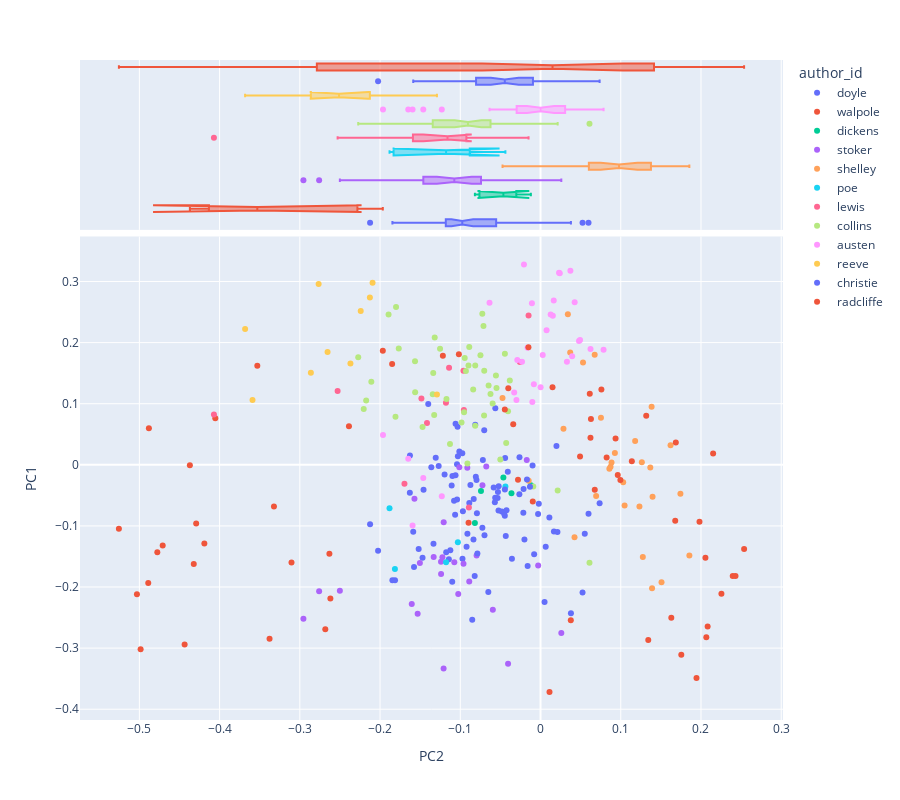

Notebook cell for this chart:
### Markdown cell above
## Question 3:
In the third PC, which author has, by far, the maximum range?

### Answer 3:
**Radcliffe has the largest range along the third PC**

### Code cell
fig = vis_pcs(DCM, 2, 1)
fig

### Figure 1 — Plotly figure (JSON) as saved in the notebook; plotly's stock layout.template omitted (floating-point values rounded to 4 significant figures)
{"data": [{"hovertemplate": "<b>%{hovertext}</b><br><br>author_id=doyle<br>PC2=%{x}<br>PC1=%{y}<extra></extra>", "hovertext": ["doyle: adventures 01", "doyle: adventures 02", "doyle: adventures 03", "doyle: adventures 04", "doyle: adventures 05", "doyle: adventures 06", "doyle: adventures 07", "doyle: adventures 08", "doyle: adventures 09", "doyle: adventures 10", "doyle: adventures 11", "doyle: adventures 12", "doyle: baskervilles 01", "doyle: baskervilles 02", "doyle: baskervilles 03", "doyle: baskervilles 04", "doyle: baskervilles 05", "doyle: baskervilles 06", "doyle: baskervilles 07", "doyle: baskervilles 08", "doyle: baskervilles 09", "doyle: baskervilles 10", "doyle: baskervilles 11", "doyle: baskervilles 12", "doyle: baskervilles 13", "doyle: baskervilles 14", "doyle: baskervilles 15", "doyle: scarlet 01", "doyle: scarlet 02", "doyle: scarlet 03", "doyle: scarlet 04", "doyle: scarlet 05", "doyle: scarlet 06", "doyle: scarlet 07", "doyle: scarlet 08", "doyle: scarlet 09", "doyle: scarlet 10", "doyle: scarlet 11", "doyle: scarlet 12", "doyle: scarlet 13", "doyle: scarlet 14", "doyle: signoffour 01", "doyle: signoffour 02", "doyle: signoffour 03", "doyle: signoffour 04", "doyle: signoffour 05", "doyle: signoffour 06", "doyle: signoffour 07", "doyle: signoffour 08", "doyle: signoffour 09", "doyle: signoffour 10", "doyle: signoffour 11", "doyle: signoffour 12"], "legendgroup": "doyle", "marker": {"color": "#636efa", "symbol": "circle"}, "mode": "markers", "name": "doyle", "orientation": "v", "showlegend": true, "type": "scatter", "x": [-0.1629, -0.1065, -0.1059, -0.09751, -0.08325, -0.1814, -0.104, -0.2124, -0.1577, -0.1399, -0.1627, -0.1458, -0.04079, -0.1041, -0.05689, -0.08064, -0.103, -0.06506, -0.02637, -0.1059, -0.08358, -0.04829, -0.1012, -0.06984, -0.1269, -0.08512, -0.1034, -0.0454, -0.05215, -0.1143, -0.09727, -0.1124, -0.1196, -0.1334, 0.05238, 0.05983, -0.04409, -0.03563, 0.0379, -0.1471, -0.08877, -0.07185, -0.05634, -0.04528, -0.08134, -0.1846, -0.1519, -0.11, -0.01604, -0.1078, 0.005035, -0.09113, -0.1176], "xaxis": "x", "y": [-0.04578, -0.08191, 0.06716, 0.01882, -0.05608, -0.1891, -0.05691, -0.09708, -0.1672, 0.09952, 0.01531, -0.04077, -0.01118, 0.0009452, -0.06128, -0.01944, 0.01408, -0.208, -0.04814, -0.01715, -0.1222, -0.07631, 0.02199, -0.1153, -0.00184, -0.2535, 0.06232, -0.07746, -0.03529, -0.1547, -0.1537, -0.1397, -0.01591, -0.1292, -0.2091, -0.07989, 0.01118, -0.1539, -0.243, -0.1521, -0.0626, 0.007785, 0.09267, -0.0801, 0.0656, -0.1888, -0.1377, -0.1913, -0.1657, -0.05894, -0.2247, -0.113, -0.1432], "yaxis": "y"}, {"alignmentgroup": "True", "hovertemplate": "<b>%{hovertext}</b><br><br>author_id=doyle<br>PC2=%{x}<extra></extra>", "hovertext": ["doyle: adventures 01", "doyle: adventures 02", "doyle: adventures 03", "doyle: adventures 04", "doyle: adventures 05", "doyle: adventures 06", "doyle: adventures 07", "doyle: adventures 08", "doyle: adventures 09", "doyle: adventures 10", "doyle: adventures 11", "doyle: adventures 12", "doyle: baskervilles 01", "doyle: baskervilles 02", "doyle: baskervilles 03", "doyle: baskervilles 04", "doyle: baskervilles 05", "doyle: baskervilles 06", "doyle: baskervilles 07", "doyle: baskervilles 08", "doyle: baskervilles 09", "doyle: baskervilles 10", "doyle: baskervilles 11", "doyle: baskervilles 12", "doyle: baskervilles 13", "doyle: baskervilles 14", "doyle: baskervilles 15", "doyle: scarlet 01", "doyle: scarlet 02", "doyle: scarlet 03", "doyle: scarlet 04", "doyle: scarlet 05", "doyle: scarlet 06", "doyle: scarlet 07", "doyle: scarlet 08", "doyle: scarlet 09", "doyle: scarlet 10", "doyle: scarlet 11", "doyle: scarlet 12", "doyle: scarlet 13", "doyle: scarlet 14", "doyle: signoffour 01", "doyle: signoffour 02", "doyle: signoffour 03", "doyle: signoffour 04", "doyle: signoffour 05", "doyle: signoffour 06", "doyle: signoffour 07", "doyle: signoffour 08", "doyle: signoffour 09", "doyle: signoffour 10", "doyle: signoffour 11", "doyle: signoffour 12"], "legendgroup": "doyle", "marker": {"color": "#636efa", "symbol": "circle"}, "name": "doyle", "notched": true, "offsetgroup": "doyle", "showlegend": false, "type": "box", "x": [-0.1629, -0.1065, -0.1059, -0.09751, -0.08325, -0.1814, -0.104, -0.2124, -0.1577, -0.1399, -0.1627, -0.1458, -0.04079, -0.1041, -0.05689, -0.08064, -0.103, -0.06506, -0.02637, -0.1059, -0.08358, -0.04829, -0.1012, -0.06984, -0.1269, -0.08512, -0.1034, -0.0454, -0.05215, -0.1143, -0.09727, -0.1124, -0.1196, -0.1334, 0.05238, 0.05983, -0.04409, -0.03563, 0.0379, -0.1471, -0.08877, -0.07185, -0.05634, -0.04528, -0.08134, -0.1846, -0.1519, -0.11, -0.01604, -0.1078, 0.005035, -0.09113, -0.1176], "xaxis": "x2", "yaxis": "y2"}, {"hovertemplate": "<b>%{hovertext}</b><br><br>author_id=walpole<br>PC2=%{x}<br>PC1=%{y}<extra></extra>", "hovertext": ["walpole: castleofotranto 01", "walpole: castleofotranto 02", "walpole: castleofotranto 03", "walpole: castleofotranto 04", "walpole: castleofotranto 05"], "legendgroup": "walpole", "marker": {"color": "#EF553B", "symbol": "circle"}, "mode": "markers", "name": "walpole", "orientation": "v", "showlegend": true, "type": "scatter", "x": [-0.437, -0.353, -0.4054, -0.1966, -0.2388], "xaxis": "x", "y": [-0.000669, 0.1622, 0.07613, 0.1866, 0.06304], "yaxis": "y"}, {"alignmentgroup": "True", "hovertemplate": "<b>%{hovertext}</b><br><br>author_id=walpole<br>PC2=%{x}<extra></extra>", "hovertext": ["walpole: castleofotranto 01", "walpole: castleofotranto 02", "walpole: castleofotranto 03", "walpole: castleofotranto 04", "walpole: castleofotranto 05"], "legendgroup": "walpole", "marker": {"color": "#EF553B", "symbol": "circle"}, "name": "walpole", "notched": true, "offsetgroup": "walpole", "showlegend": false, "type": "box", "x": [-0.437, -0.353, -0.4054, -0.1966, -0.2388], "xaxis": "x2", "yaxis": "y2"}, {"hovertemplate": "<b>%{hovertext}</b><br><br>author_id=dickens<br>PC2=%{x}<br>PC1=%{y}<extra></extra>", "hovertext": ["dickens: christmascarole 01", "dickens: christmascarole 02", "dickens: christmascarole 03", "dickens: christmascarole 04", "dickens: christmascarole 05"], "legendgroup": "dickens", "marker": {"color": "#00cc96", "symbol": "circle"}, "mode": "markers", "name": "dickens", "orientation": "v", "showlegend": true, "type": "scatter", "x": [-0.0818, -0.03622, -0.01202, -0.07422, -0.0463], "xaxis": "x", "y": [-0.09513, -0.04641, -0.03347, -0.04268, -0.02076], "yaxis": "y"}, {"alignmentgroup": "True", "hovertemplate": "<b>%{hovertext}</b><br><br>author_id=dickens<br>PC2=%{x}<extra></extra>", "hovertext": ["dickens: christmascarole 01", "dickens: christmascarole 02", "dickens: christmascarole 03", "dickens: christmascarole 04", "dickens: christmascarole 05"], "legendgroup": "dickens", "marker": {"color": "#00cc96", "symbol": "circle"}, "name": "dickens", "notched": true, "offsetgroup": "dickens", "showlegend": false, "type": "box", "x": [-0.0818, -0.03622, -0.01202, -0.07422, -0.0463], "xaxis": "x2", "yaxis": "y2"}, {"hovertemplate": "<b>%{hovertext}</b><br><br>author_id=stoker<br>PC2=%{x}<br>PC1=%{y}<extra></extra>", "hovertext": ["stoker: dracula 01", "stoker: dracula 02", "stoker: dracula 03", "stoker: dracula 04", "stoker: dracula 05", "stoker: dracula 06", "stoker: dracula 07", "stoker: dracula 08", "stoker: dracula 09", "stoker: dracula 10", "stoker: dracula 11", "stoker: dracula 12", "stoker: dracula 13", "stoker: dracula 14", "stoker: dracula 15", "stoker: dracula 16", "stoker: dracula 17", "stoker: dracula 18", "stoker: dracula 19", "stoker: dracula 20", "stoker: dracula 21", "stoker: dracula 22", "stoker: dracula 23", "stoker: dracula 24", "stoker: dracula 25", "stoker: dracula 26", "stoker: dracula 27"], "legendgroup": "stoker", "marker": {"color": "#ab63fa", "symbol": "circle"}, "mode": "markers", "name": "stoker", "orientation": "v", "showlegend": true, "type": "scatter", "x": [-0.04044, -0.2501, -0.2759, -0.2955, -0.01714, -0.002936, 0.02592, -0.1239, -0.09125, -0.1332, -0.1075, -0.1223, -0.1012, -0.07236, -0.124, -0.1026, -0.06762, -0.1571, -0.1605, -0.1207, -0.1531, -0.1504, -0.08884, -0.096, -0.07967, -0.05943, -0.1208], "xaxis": "x", "y": [-0.3257, -0.2062, -0.2069, -0.2521, 0.007717, -0.1649, -0.2752, -0.1789, -0.00469, -0.1509, -0.1594, -0.1512, -0.004062, -0.0334, -0.1585, -0.2113, -0.002714, -0.05557, -0.2279, -0.09389, -0.2439, -0.1606, -0.191, -0.1621, -0.1485, -0.2373, -0.3332], "yaxis": "y"}, {"alignmentgroup": "True", "hovertemplate": "<b>%{hovertext}</b><br><br>author_id=stoker<br>PC2=%{x}<extra></extra>", "hovertext": ["stoker: dracula 01", "stoker: dracula 02", "stoker: dracula 03", "stoker: dracula 04", "stoker: dracula 05", "stoker: dracula 06", "stoker: dracula 07", "stoker: dracula 08", "stoker: dracula 09", "stoker: dracula 10", "stoker: dracula 11", "stoker: dracula 12", "stoker: dracula 13", "stoker: dracula 14", "stoker: dracula 15", "stoker: dracula 16", "stoker: dracula 17", "stoker: dracula 18", "stoker: dracula 19", "stoker: dracula 20", "stoker: dracula 21", "stoker: dracula 22", "stoker: dracula 23", "stoker: dracula 24", "stoker: dracula 25", "stoker: dracula 26", "stoker: dracula 27"], "legendgroup": "stoker", "marker": {"color": "#ab63fa", "symbol": "circle"}, "name": "stoker", "notched": true, "offsetgroup": "stoker", "showlegend": false, "type": "box", "x": [-0.04044, -0.2501, -0.2759, -0.2955, -0.01714, -0.002936, 0.02592, -0.1239, -0.09125, -0.1332, -0.1075, -0.1223, -0.1012, -0.07236, -0.124, -0.1026, -0.06762, -0.1571, -0.1605, -0.1207, -0.1531, -0.1504, -0.08884, -0.096, -0.07967, -0.05943, -0.1208], "xaxis": "x2", "yaxis": "y2"}, {"hovertemplate": "<b>%{hovertext}</b><br><br>author_id=shelley<br>PC2=%{x}<br>PC1=%{y}<extra></extra>", "hovertext": ["shelley: frankenstein 29", "shelley: frankenstein 30", "shelley: frankenstein 31", "shelley: frankenstein 32", "shelley: frankenstein 33", "shelley: frankenstein 34", "shelley: frankenstein 35", "shelley: frankenstein 36", "shelley: frankenstein 37", "shelley: frankenstein 38", "shelley: frankenstein 39", "shelley: frankenstein 40", "shelley: frankenstein 41", "shelley: frankenstein 42", "shelley: frankenstein 43", "shelley: frankenstein 44", "shelley: frankenstein 45", "shelley: frankenstein 46", "shelley: frankenstein 47", "shelley: frankenstein 48", "shelley: frankenstein 49", "shelley: frankenstein 50", "shelley: frankenstein 51", "shelley: frankenstein 52", "shelley: frankenstein 53", "shelley: frankenstein 54", "shelley: frankenstein 55", "shelley: frankenstein 56"], "legendgroup": "shelley", "marker": {"color": "#FFA15A", "symbol": "circle"}, "mode": "markers", "name": "shelley", "orientation": "v", "showlegend": true, "type": "scatter", "x": [0.1368, 0.05297, 0.0286, 0.08581, 0.03408, 0.09268, 0.07532, 0.08728, -0.01475, 0.06752, 0.08852, -0.04736, 0.1396, 0.139, 0.1275, 0.1263, 0.1179, 0.03699, 0.1621, 0.1855, 0.103, 0.1744, 0.1233, 0.1508, 0.06932, 0.1385, 0.04239, 0.1048], "xaxis": "x", "y": [-0.004553, 0.1676, 0.05886, -0.006273, 0.2466, 0.01928, 0.07686, -0.003297, -0.02595, 0.1803, 0.003617, 0.1093, -0.05237, -0.2019, -0.151, 0.004092, 0.03908, 0.184, 0.0322, -0.1486, -0.0287, -0.04742, -0.06832, -0.1922, -0.05111, 0.0949, -0.1184, -0.06647], "yaxis": "y"}, {"alignmentgroup": "True", "hovertemplate": "<b>%{hovertext}</b><br><br>author_id=shelley<br>PC2=%{x}<extra></extra>", "hovertext": ["shelley: frankenstein 29", "shelley: frankenstein 30", "shelley: frankenstein 31", "shelley: frankenstein 32", "shelley: frankenstein 33", "shelley: frankenstein 34", "shelley: frankenstein 35", "shelley: frankenstein 36", "shelley: frankenstein 37", "shelley: frankenstein 38", "shelley: frankenstein 39", "shelley: frankenstein 40", "shelley: frankenstein 41", "shelley: frankenstein 42", "shelley: frankenstein 43", "shelley: frankenstein 44", "shelley: frankenstein 45", "shelley: frankenstein 46", "shelley: frankenstein 47", "shelley: frankenstein 48", "shelley: frankenstein 49", "shelley: frankenstein 50", "shelley: frankenstein 51", "shelley: frankenstein 52", "shelley: frankenstein 53", "shelley: frankenstein 54", "shelley: frankenstein 55", "shelley: frankenstein 56"], "legendgroup": "shelley", "marker": {"color": "#FFA15A", "symbol": "circle"}, "name": "shelley", "notched": true, "offsetgroup": "shelley", "showlegend": false, "type": "box", "x": [0.1368, 0.05297, 0.0286, 0.08581, 0.03408, 0.09268, 0.07532, 0.08728, -0.01475, 0.06752, 0.08852, -0.04736, 0.1396, 0.139, 0.1275, 0.1263, 0.1179, 0.03699, 0.1621, 0.1855, 0.103, 0.1744, 0.1233, 0.1508, 0.06932, 0.1385, 0.04239, 0.1048], "xaxis": "x2", "yaxis": "y2"}, {"hovertemplate": "<b>%{hovertext}</b><br><br>author_id=poe<br>PC2=%{x}<br>PC1=%{y}<extra></extra>", "hovertext": ["poe: marieroget 01", "poe: pitandpendulum 01", "poe: reddeath 01", "poe: ruemorgue 01", "poe: usher 01"], "legendgroup": "poe", "marker": {"color": "#19d3f3", "symbol": "circle"}, "mode": "markers", "name": "poe", "orientation": "v", "showlegend": true, "type": "scatter", "x": [-0.04377, -0.1177, -0.1815, -0.1882, -0.103], "xaxis": "x", "y": [-0.03562, -0.1594, -0.1705, -0.0711, -0.1266], "yaxis": "y"}, {"alignmentgroup": "True", "hovertemplate": "<b>%{hovertext}</b><br><br>author_id=poe<br>PC2=%{x}<extra></extra>", "hovertext": ["poe: marieroget 01", "poe: pitandpendulum 01", "poe: reddeath 01", "poe: ruemorgue 01", "poe: usher 01"], "legendgroup": "poe", "marker": {"color": "#19d3f3", "symbol": "circle"}, "name": "poe", "notched": true, "offsetgroup": "poe", "showlegend": false, "type": "box", "x": [-0.04377, -0.1177, -0.1815, -0.1882, -0.103], "xaxis": "x2", "yaxis": "y2"}, {"hovertemplate": "<b>%{hovertext}</b><br><br>author_id=lewis<br>PC2=%{x}<br>PC1=%{y}<extra></extra>", "hovertext": ["lewis: monk 01", "lewis: monk 02", "lewis: monk 03", "lewis: monk 04", "lewis: monk 05", "lewis: monk 06", "lewis: monk 07", "lewis: monk 08", "lewis: monk 09", "lewis: monk 10", "lewis: monk 11", "lewis: monk 12"], "legendgroup": "lewis", "marker": {"color": "#FF6692", "symbol": "circle"}, "mode": "markers", "name": "lewis", "orientation": "v", "showlegend": true, "type": "scatter", "x": [-0.114, -0.0257, -0.1484, -0.4071, -0.01493, -0.09607, -0.1415, -0.1179, -0.2529, -0.1696, -0.09553, -0.0893], "xaxis": "x", "y": [0.159, 0.1683, 0.1084, 0.08226, 0.2444, 0.1541, 0.06863, 0.1015, 0.1209, -0.03094, 0.08958, -0.06971], "yaxis": "y"}, {"alignmentgroup": "True", "hovertemplate": "<b>%{hovertext}</b><br><br>author_id=lewis<br>PC2=%{x}<extra></extra>", "hovertext": ["lewis: monk 01", "lewis: monk 02", "lewis: monk 03", "lewis: monk 04", "lewis: monk 05", "lewis: monk 06", "lewis: monk 07", "lewis: monk 08", "lewis: monk 09", "lewis: monk 10", "lewis: monk 11", "lewis: monk 12"], "legendgroup": "lewis", "marker": {"color": "#FF6692", "symbol": "circle"}, "name": "lewis", "notched": true, "offsetgroup": "lewis", "showlegend": false, "type": "box", "x": [-0.114, -0.0257, -0.1484, -0.4071, -0.01493, -0.09607, -0.1415, -0.1179, -0.2529, -0.1696, -0.09553, -0.0893], "xaxis": "x2", "yaxis": "y2"}, {"hovertemplate": "<b>%{hovertext}</b><br><br>author_id=collins<br>PC2=%{x}<br>PC1=%{y}<extra></extra>", "hovertext": ["collins: moonstone 44", "collins: moonstone 45", "collins: moonstone 46", "collins: moonstone 47", "collins: moonstone 48", "collins: moonstone 49", "collins: moonstone 50", "collins: moonstone 51", "collins: moonstone 52", "collins: moonstone 53", "collins: moonstone 54", "collins: moonstone 55", "collins: moonstone 56", "collins: moonstone 57", "collins: moonstone 58", "collins: moonstone 59", "collins: moonstone 60", "collins: moonstone 61", "collins: moonstone 62", "collins: moonstone 63", "collins: moonstone 64", "collins: moonstone 65", "collins: moonstone 66", "collins: moonstone 67", "collins: moonstone 68", "collins: moonstone 69", "collins: moonstone 70", "collins: moonstone 71", "collins: moonstone 72", "collins: moonstone 73", "collins: moonstone 74", "collins: moonstone 75", "collins: moonstone 76", "collins: moonstone 77", "collins: moonstone 78", "collins: moonstone 79", "collins: moonstone 80", "collins: moonstone 81", "collins: moonstone 82", "collins: moonstone 83", "collins: moonstone 84", "collins: moonstone 85", "collins: moonstone 86", "collins: moonstone 87", "collins: moonstone 88", "collins: moonstone 89"], "legendgroup": "collins", "marker": {"color": "#B6E880", "symbol": "circle"}, "mode": "markers", "name": "collins", "orientation": "v", "showlegend": true, "type": "scatter", "x": [-0.05009, -0.08391, -0.04441, -0.04052, -0.04281, -0.07111, -0.0898, -0.09111, -0.07015, -0.06235, -0.09532, -0.2173, -0.1172, -0.1564, -0.1325, 0.02138, -0.1563, -0.09844, -0.08143, 0.06104, -0.09448, -0.1319, -0.1252, -0.08882, -0.2272, -0.2109, -0.1767, -0.2203, -0.08138, -0.03827, -0.1894, -0.1801, -0.07254, -0.06471, -0.093, -0.05558, -0.05967, -0.009014, -0.1343, -0.07486, -0.1337, -0.147, -0.05487, -0.07034, -0.1808, -0.1128], "xaxis": "x", "y": [0.008779, 0.1232, 0.1817, 0.08781, 0.03579, 0.2274, 0.1626, 0.00195, 0.154, 0.1157, 0.08591, 0.1054, 0.1077, 0.1697, 0.08153, -0.04196, 0.1186, 0.06945, 0.0641, -0.1601, 0.175, 0.2084, 0.1902, 0.1927, 0.1761, 0.1361, 0.1905, 0.09118, 0.1627, 0.1382, 0.246, 0.2584, 0.2473, 0.1299, 0.1534, 0.1463, 0.1002, -0.03545, 0.1155, 0.1794, 0.1503, 0.06198, 0.1256, 0.08055, 0.0786, 0.03405], "yaxis": "y"}, {"alignmentgroup": "True", "hovertemplate": "<b>%{hovertext}</b><br><br>author_id=collins<br>PC2=%{x}<extra></extra>", "hovertext": ["collins: moonstone 44", "collins: moonstone 45", "collins: moonstone 46", "collins: moonstone 47", "collins: moonstone 48", "collins: moonstone 49", "collins: moonstone 50", "collins: moonstone 51", "collins: moonstone 52", "collins: moonstone 53", "collins: moonstone 54", "collins: moonstone 55", "collins: moonstone 56", "collins: moonstone 57", "collins: moonstone 58", "collins: moonstone 59", "collins: moonstone 60", "collins: moonstone 61", "collins: moonstone 62", "collins: moonstone 63", "collins: moonstone 64", "collins: moonstone 65", "collins: moonstone 66", "collins: moonstone 67", "collins: moonstone 68", "collins: moonstone 69", "collins: moonstone 70", "collins: moonstone 71", "collins: moonstone 72", "collins: moonstone 73", "collins: moonstone 74", "collins: moonstone 75", "collins: moonstone 76", "collins: moonstone 77", "collins: moonstone 78", "collins: moonstone 79", "collins: moonstone 80", "collins: moonstone 81", "collins: moonstone 82", "collins: moonstone 83", "collins: moonstone 84", "collins: moonstone 85", "collins: moonstone 86", "collins: moonstone 87", "collins: moonstone 88", "collins: moonstone 89"], "legendgroup": "collins", "marker": {"color": "#B6E880", "symbol": "circle"}, "name": "collins", "notched": true, "offsetgroup": "collins", "showlegend": false, "type": "box", "x": [-0.05009, -0.08391, -0.04441, -0.04052, -0.04281, -0.07111, -0.0898, -0.09111, -0.07015, -0.06235, -0.09532, -0.2173, -0.1172, -0.1564, -0.1325, 0.02138, -0.1563, -0.09844, -0.08143, 0.06104, -0.09448, -0.1319, -0.1252, -0.08882, -0.2272, -0.2109, -0.1767, -0.2203, -0.08138, -0.03827, -0.1894, -0.1801, -0.07254, -0.06471, -0.093, -0.05558, -0.05967, -0.009014, -0.1343, -0.07486, -0.1337, -0.147, -0.05487, -0.07034, -0.1808, -0.1128], "xaxis": "x2", "yaxis": "y2"}, {"hovertemplate": "<b>%{hovertext}</b><br><br>author_id=austen<br>PC2=%{x}<br>PC1=%{y}<extra></extra>", "hovertext": ["austen: northangerabbey 01", "austen: northangerabbey 02", "austen: northangerabbey 03", "austen: northangerabbey 04", "austen: northangerabbey 05", "austen: northangerabbey 06", "austen: northangerabbey 07", "austen: northangerabbey 08", "austen: northangerabbey 09", "austen: northangerabbey 10", "austen: northangerabbey 11", "austen: northangerabbey 12", "austen: northangerabbey 13", "austen: northangerabbey 14", "austen: northangerabbey 15", "austen: northangerabbey 16", "austen: northangerabbey 17", "austen: northangerabbey 18", "austen: northangerabbey 19", "austen: northangerabbey 20", "austen: northangerabbey 21", "austen: northangerabbey 22", "austen: northangerabbey 23", "austen: northangerabbey 24", "austen: northangerabbey 25", "austen: northangerabbey 26", "austen: northangerabbey 27", "austen: northangerabbey 28", "austen: northangerabbey 29", "austen: northangerabbey 30", "austen: northangerabbey 31"], "legendgroup": "austen", "marker": {"color": "#FF97FF", "symbol": "circle"}, "mode": "markers", "name": "austen", "orientation": "v", "showlegend": true, "type": "scatter", "x": [0.03941, 0.002746, -0.02308, 0.04795, 0.0329, -0.03003, 0.0001081, 0.01535, -0.03283, 0.01263, -0.1648, -0.008289, -0.06355, -0.01616, 0.02309, 0.03724, 0.07859, 0.01646, 0.04256, -0.123, -0.1595, -0.0102, -0.1461, -0.1963, 0.02401, 0.0623, 0.007571, -0.02896, 0.04925, -0.02064, -0.01072], "xaxis": "x", "y": [0.1778, 0.1797, 0.1688, 0.2026, 0.1687, 0.1062, 0.1268, 0.2438, 0.1183, 0.2461, 0.009917, 0.1318, 0.2653, 0.1915, 0.3142, 0.3175, 0.1884, 0.2689, 0.2661, -0.05152, -0.09945, 0.1028, -0.02162, 0.04895, 0.3135, 0.1895, 0.2204, 0.1715, 0.2042, 0.328, 0.2646], "yaxis": "y"}, {"alignmentgroup": "True", "hovertemplate": "<b>%{hovertext}</b><br><br>author_id=austen<br>PC2=%{x}<extra></extra>", "hovertext": ["austen: northangerabbey 01", "austen: northangerabbey 02", "austen: northangerabbey 03", "austen: northangerabbey 04", "austen: northangerabbey 05", "austen: northangerabbey 06", "austen: northangerabbey 07", "austen: northangerabbey 08", "austen: northangerabbey 09", "austen: northangerabbey 10", "austen: northangerabbey 11", "austen: northangerabbey 12", "austen: northangerabbey 13", "austen: northangerabbey 14", "austen: northangerabbey 15", "austen: northangerabbey 16", "austen: northangerabbey 17", "austen: northangerabbey 18", "austen: northangerabbey 19", "austen: northangerabbey 20", "austen: northangerabbey 21", "austen: northangerabbey 22", "austen: northangerabbey 23", "austen: northangerabbey 24", "austen: northangerabbey 25", "austen: northangerabbey 26", "austen: northangerabbey 27", "austen: northangerabbey 28", "austen: northangerabbey 29", "austen: northangerabbey 30", "austen: northangerabbey 31"], "legendgroup": "austen", "marker": {"color": "#FF97FF", "symbol": "circle"}, "name": "austen", "notched": true, "offsetgroup": "austen", "showlegend": false, "type": "box", "x": [0.03941, 0.002746, -0.02308, 0.04795, 0.0329, -0.03003, 0.0001081, 0.01535, -0.03283, 0.01263, -0.1648, -0.008289, -0.06355, -0.01616, 0.02309, 0.03724, 0.07859, 0.01646, 0.04256, -0.123, -0.1595, -0.0102, -0.1461, -0.1963, 0.02401, 0.0623, 0.007571, -0.02896, 0.04925, -0.02064, -0.01072], "xaxis": "x2", "yaxis": "y2"}, {"hovertemplate": "<b>%{hovertext}</b><br><br>author_id=reeve<br>PC2=%{x}<br>PC1=%{y}<extra></extra>", "hovertext": ["reeve: oldenglishbaron 01", "reeve: oldenglishbaron 02", "reeve: oldenglishbaron 03", "reeve: oldenglishbaron 04", "reeve: oldenglishbaron 05", "reeve: oldenglishbaron 06", "reeve: oldenglishbaron 07", "reeve: oldenglishbaron 08", "reeve: oldenglishbaron 09", "reeve: oldenglishbaron 10"], "legendgroup": "reeve", "marker": {"color": "#FECB52", "symbol": "circle"}, "mode": "markers", "name": "reeve", "orientation": "v", "showlegend": true, "type": "scatter", "x": [-0.2654, -0.2241, -0.3589, -0.2369, -0.2862, -0.2127, -0.3682, -0.2766, -0.2093, -0.1291], "xaxis": "x", "y": [0.1848, 0.2518, 0.1062, 0.1658, 0.1505, 0.2737, 0.2223, 0.2958, 0.2981, 0.1149], "yaxis": "y"}, {"alignmentgroup": "True", "hovertemplate": "<b>%{hovertext}</b><br><br>author_id=reeve<br>PC2=%{x}<extra></extra>", "hovertext": ["reeve: oldenglishbaron 01", "reeve: oldenglishbaron 02", "reeve: oldenglishbaron 03", "reeve: oldenglishbaron 04", "reeve: oldenglishbaron 05", "reeve: oldenglishbaron 06", "reeve: oldenglishbaron 07", "reeve: oldenglishbaron 08", "reeve: oldenglishbaron 09", "reeve: oldenglishbaron 10"], "legendgroup": "reeve", "marker": {"color": "#FECB52", "symbol": "circle"}, "name": "reeve", "notched": true, "offsetgroup": "reeve", "showlegend": false, "type": "box", "x": [-0.2654, -0.2241, -0.3589, -0.2369, -0.2862, -0.2127, -0.3682, -0.2766, -0.2093, -0.1291], "xaxis": "x2", "yaxis": "y2"}, {"hovertemplate": "<b>%{hovertext}</b><br><br>author_id=christie<br>PC2=%{x}<br>PC1=%{y}<extra></extra>", "hovertext": ["christie: secretadversary 01", "christie: secretadversary 02", "christie: secretadversary 03", "christie: secretadversary 04", "christie: secretadversary 05", "christie: secretadversary 06", "christie: secretadversary 07", "christie: secretadversary 08", "christie: secretadversary 09", "christie: secretadversary 10", "christie: secretadversary 11", "christie: secretadversary 12", "christie: secretadversary 13", "christie: secretadversary 14", "christie: secretadversary 15", "christie: secretadversary 16", "christie: secretadversary 17", "christie: secretadversary 18", "christie: secretadversary 19", "christie: secretadversary 20", "christie: secretadversary 21", "christie: secretadversary 22", "christie: secretadversary 23", "christie: secretadversary 24", "christie: secretadversary 25", "christie: secretadversary 26", "christie: secretadversary 27", "christie: secretadversary 28", "christie: styles 01", "christie: styles 02", "christie: styles 03", "christie: styles 04", "christie: styles 05", "christie: styles 06", "christie: styles 07", "christie: styles 08", "christie: styles 09", "christie: styles 10", "christie: styles 11", "christie: styles 12", "christie: styles 13"], "legendgroup": "christie", "marker": {"color": "#636efa", "symbol": "circle"}, "mode": "markers", "name": "christie", "orientation": "v", "showlegend": true, "type": "scatter", "x": [0.01987, -0.05237, 0.0211, -0.02111, -0.02621, -0.0445, -0.02004, -0.07928, -0.05347, -0.05839, -0.007946, -0.04331, -0.07868, -0.04445, -0.02141, -0.07247, -0.08204, 0.006463, 0.01102, 0.05516, -0.00213, -0.01689, -0.04239, 0.0167, -0.09215, -0.09676, -0.01314, 0.07366, -0.009935, -0.05307, -0.2024, -0.1587, -0.1107, -0.08738, -0.05649, -0.1361, -0.003047, -0.07976, -0.1306, -0.1098, -0.07016], "xaxis": "x", "y": [0.03098, -0.0748, -0.1101, -0.03946, 0.01224, -0.08331, -0.1223, -0.07915, -0.05448, -0.03715, -0.1462, -0.1164, -0.1453, -0.04025, -0.07836, -0.1031, -0.1819, -0.134, -0.08612, -0.1129, -0.06371, -0.024, -0.07431, -0.1093, -0.1342, -0.0758, -0.03586, -0.06281, -0.001194, -0.04456, -0.1408, -0.1094, -0.03366, -0.0331, -0.05405, -0.004137, -0.08052, -0.02467, 0.01139, -0.01811, 0.05647], "yaxis": "y"}, {"alignmentgroup": "True", "hovertemplate": "<b>%{hovertext}</b><br><br>author_id=christie<br>PC2=%{x}<extra></extra>", "hovertext": ["christie: secretadversary 01", "christie: secretadversary 02", "christie: secretadversary 03", "christie: secretadversary 04", "christie: secretadversary 05", "christie: secretadversary 06", "christie: secretadversary 07", "christie: secretadversary 08", "christie: secretadversary 09", "christie: secretadversary 10", "christie: secretadversary 11", "christie: secretadversary 12", "christie: secretadversary 13", "christie: secretadversary 14", "christie: secretadversary 15", "christie: secretadversary 16", "christie: secretadversary 17", "christie: secretadversary 18", "christie: secretadversary 19", "christie: secretadversary 20", "christie: secretadversary 21", "christie: secretadversary 22", "christie: secretadversary 23", "christie: secretadversary 24", "christie: secretadversary 25", "christie: secretadversary 26", "christie: secretadversary 27", "christie: secretadversary 28", "christie: styles 01", "christie: styles 02", "christie: styles 03", "christie: styles 04", "christie: styles 05", "christie: styles 06", "christie: styles 07", "christie: styles 08", "christie: styles 09", "christie: styles 10", "christie: styles 11", "christie: styles 12", "christie: styles 13"], "legendgroup": "christie", "marker": {"color": "#636efa", "symbol": "circle"}, "name": "christie", "notched": true, "offsetgroup": "christie", "showlegend": false, "type": "box", "x": [0.01987, -0.05237, 0.0211, -0.02111, -0.02621, -0.0445, -0.02004, -0.07928, -0.05347, -0.05839, -0.007946, -0.04331, -0.07868, -0.04445, -0.02141, -0.07247, -0.08204, 0.006463, 0.01102, 0.05516, -0.00213, -0.01689, -0.04239, 0.0167, -0.09215, -0.09676, -0.01314, 0.07366, -0.009935, -0.05307, -0.2024, -0.1587, -0.1107, -0.08738, -0.05649, -0.1361, -0.003047, -0.07976, -0.1306, -0.1098, -0.07016], "xaxis": "x2", "yaxis": "y2"}, {"hovertemplate": "<b>%{hovertext}</b><br><br>author_id=radcliffe<br>PC2=%{x}<br>PC1=%{y}<extra></extra>", "hovertext": ["radcliffe: udolpho 01", "radcliffe: udolpho 02", "radcliffe: udolpho 03", "radcliffe: udolpho 04", "radcliffe: udolpho 05", "radcliffe: udolpho 06", "radcliffe: udolpho 07", "radcliffe: udolpho 08", "radcliffe: udolpho 09", "radcliffe: udolpho 10", "radcliffe: udolpho 11", "radcliffe: udolpho 12", "radcliffe: udolpho 13", "radcliffe: udolpho 14", "radcliffe: udolpho 15", "radcliffe: udolpho 16", "radcliffe: udolpho 17", "radcliffe: udolpho 18", "radcliffe: udolpho 19", "radcliffe: udolpho 20", "radcliffe: udolpho 21", "radcliffe: udolpho 22", "radcliffe: udolpho 23", "radcliffe: udolpho 24", "radcliffe: udolpho 25", "radcliffe: udolpho 26", "radcliffe: udolpho 27", "radcliffe: udolpho 28", "radcliffe: udolpho 29", "radcliffe: udolpho 30", "radcliffe: udolpho 31", "radcliffe: udolpho 32", "radcliffe: udolpho 33", "radcliffe: udolpho 34", "radcliffe: udolpho 35", "radcliffe: udolpho 36", "radcliffe: udolpho 37", "radcliffe: udolpho 38", "radcliffe: udolpho 39", "radcliffe: udolpho 40", "radcliffe: udolpho 41", "radcliffe: udolpho 42", "radcliffe: udolpho 43", "radcliffe: udolpho 44", "radcliffe: udolpho 45", "radcliffe: udolpho 46", "radcliffe: udolpho 47", "radcliffe: udolpho 48", "radcliffe: udolpho 49", "radcliffe: udolpho 50", "radcliffe: udolpho 51", "radcliffe: udolpho 52", "radcliffe: udolpho 53", "radcliffe: udolpho 54", "radcliffe: udolpho 55", "radcliffe: udolpho 56", "radcliffe: udolpho 57"], "legendgroup": "radcliffe", "marker": {"color": "#EF553B", "symbol": "circle"}, "mode": "markers", "name": "radcliffe", "orientation": "v", "showlegend": true, "type": "scatter", "x": [0.2537, 0.09351, 0.2083, 0.1755, 0.2396, 0.243, 0.08237, 0.1679, 0.1138, 0.06225, 0.06284, -0.1018, -0.04447, 0.2066, 0.1343, 0.04925, -0.1849, -0.4436, -0.4889, -0.4881, 0.1317, -0.5255, -0.4776, -0.4292, -0.4322, -0.503, -0.4709, -0.419, -0.2619, -0.3322, -0.3377, 0.163, -0.4984, -0.2683, 0.2255, 0.1944, 0.1686, 0.07588, 0.01497, 0.06139, -0.009652, -0.2631, 0.03774, -0.3104, 0.09956, -0.03403, -0.01507, 0.0676, 0.2151, 0.0112, 0.09627, -0.08972, 0.1981, -0.04016, -0.1217, 0.2055, -0.02807], "xaxis": "x", "y": [-0.1377, 0.0432, -0.2645, -0.3111, -0.1821, -0.1819, 0.01191, -0.0914, 0.005819, 0.04424, 0.07488, 0.181, 0.09051, -0.2823, -0.2868, 0.0138, 0.1651, -0.2939, -0.1933, 0.05969, 0.08025, -0.1045, -0.1431, -0.09626, -0.1624, -0.2119, -0.132, -0.1289, -0.219, -0.06818, -0.2846, -0.2503, -0.302, -0.269, -0.2111, -0.349, 0.03666, 0.1235, 0.1269, 0.1164, -0.06019, -0.1455, -0.2545, -0.1598, -0.02469, 0.0663, 0.1925, -0.04069, 0.01847, -0.372, -0.01687, -0.09492, -0.09312, 0.1254, 0.1785, -0.1521, -0.02442], "yaxis": "y"}, {"alignmentgroup": "True", "hovertemplate": "<b>%{hovertext}</b><br><br>author_id=radcliffe<br>PC2=%{x}<extra></extra>", "hovertext": ["radcliffe: udolpho 01", "radcliffe: udolpho 02", "radcliffe: udolpho 03", "radcliffe: udolpho 04", "radcliffe: udolpho 05", "radcliffe: udolpho 06", "radcliffe: udolpho 07", "radcliffe: udolpho 08", "radcliffe: udolpho 09", "radcliffe: udolpho 10", "radcliffe: udolpho 11", "radcliffe: udolpho 12", "radcliffe: udolpho 13", "radcliffe: udolpho 14", "radcliffe: udolpho 15", "radcliffe: udolpho 16", "radcliffe: udolpho 17", "radcliffe: udolpho 18", "radcliffe: udolpho 19", "radcliffe: udolpho 20", "radcliffe: udolpho 21", "radcliffe: udolpho 22", "radcliffe: udolpho 23", "radcliffe: udolpho 24", "radcliffe: udolpho 25", "radcliffe: udolpho 26", "radcliffe: udolpho 27", "radcliffe: udolpho 28", "radcliffe: udolpho 29", "radcliffe: udolpho 30", "radcliffe: udolpho 31", "radcliffe: udolpho 32", "radcliffe: udolpho 33", "radcliffe: udolpho 34", "radcliffe: udolpho 35", "radcliffe: udolpho 36", "radcliffe: udolpho 37", "radcliffe: udolpho 38", "radcliffe: udolpho 39", "radcliffe: udolpho 40", "radcliffe: udolpho 41", "radcliffe: udolpho 42", "radcliffe: udolpho 43", "radcliffe: udolpho 44", "radcliffe: udolpho 45", "radcliffe: udolpho 46", "radcliffe: udolpho 47", "radcliffe: udolpho 48", "radcliffe: udolpho 49", "radcliffe: udolpho 50", "radcliffe: udolpho 51", "radcliffe: udolpho 52", "radcliffe: udolpho 53", "radcliffe: udolpho 54", "radcliffe: udolpho 55", "radcliffe: udolpho 56", "radcliffe: udolpho 57"], "legendgroup": "radcliffe", "marker": {"color": "#EF553B", "symbol": "circle"}, "name": "radcliffe", "notched": true, "offsetgroup": "radcliffe", "showlegend": false, "type": "box", "x": [0.2537, 0.09351, 0.2083, 0.1755, 0.2396, 0.243, 0.08237, 0.1679, 0.1138, 0.06225, 0.06284, -0.1018, -0.04447, 0.2066, 0.1343, 0.04925, -0.1849, -0.4436, -0.4889, -0.4881, 0.1317, -0.5255, -0.4776, -0.4292, -0.4322, -0.503, -0.4709, -0.419, -0.2619, -0.3322, -0.3377, 0.163, -0.4984, -0.2683, 0.2255, 0.1944, 0.1686, 0.07588, 0.01497, 0.06139, -0.009652, -0.2631, 0.03774, -0.3104, 0.09956, -0.03403, -0.01507, 0.0676, 0.2151, 0.0112, 0.09627, -0.08972, 0.1981, -0.04016, -0.1217, 0.2055, -0.02807], "xaxis": "x2", "yaxis": "y2"}], "layout": {"height": 800, "legend": {"title": {"text": "author_id"}, "tracegroupgap": 0}, "margin": {"t": 60}, "xaxis": {"anchor": "y", "domain": [0, 1], "title": {"text": "PC2"}}, "xaxis2": {"anchor": "y2", "domain": [0, 1], "matches": "x", "showgrid": true, "showticklabels": false}, "yaxis": {"anchor": "x", "domain": [0, 0.7326], "title": {"text": "PC1"}}, "yaxis2": {"anchor": "x2", "domain": [0.7426, 1], "matches": "y2", "showgrid": false, "showline": false, "showticklabels": false, "ticks": ""}}}
